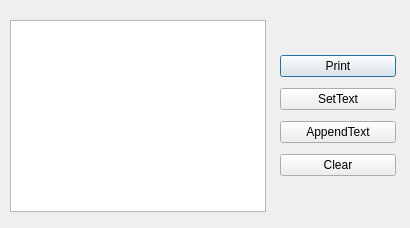
<?xml version="1.0" encoding="UTF-8"?>
<ui version="4.0">
 <class>Dialog</class>
 <widget class="QDialog" name="Dialog">
  <property name="geometry">
   <rect>
    <x>0</x>
    <y>0</y>
    <width>410</width>
    <height>228</height>
   </rect>
  </property>
  <property name="windowTitle">
   <string>Dialog</string>
  </property>
  <widget class="QTextBrowser" name="textbrow_Test">
   <property name="geometry">
    <rect>
     <x>10</x>
     <y>20</y>
     <width>256</width>
     <height>192</height>
    </rect>
   </property>
  </widget>
  <widget class="QWidget" name="">
   <property name="geometry">
    <rect>
     <x>280</x>
     <y>50</y>
     <width>116</width>
     <height>134</height>
    </rect>
   </property>
   <layout class="QVBoxLayout" name="verticalLayout">
    <item>
     <widget class="QPushButton" name="btn_Print">
      <property name="text">
       <string>Print</string>
      </property>
     </widget>
    </item>
    <item>
     <widget class="QPushButton" name="btn_setText">
      <property name="text">
       <string>SetText</string>
      </property>
     </widget>
    </item>
    <item>
     <widget class="QPushButton" name="btn_appendText">
      <property name="text">
       <string>AppendText</string>
      </property>
     </widget>
    </item>
    <item>
     <widget class="QPushButton" name="btn_Clear">
      <property name="text">
       <string>Clear</string>
      </property>
     </widget>
    </item>
   </layout>
  </widget>
 </widget>
 <resources/>
 <connections/>
</ui>
